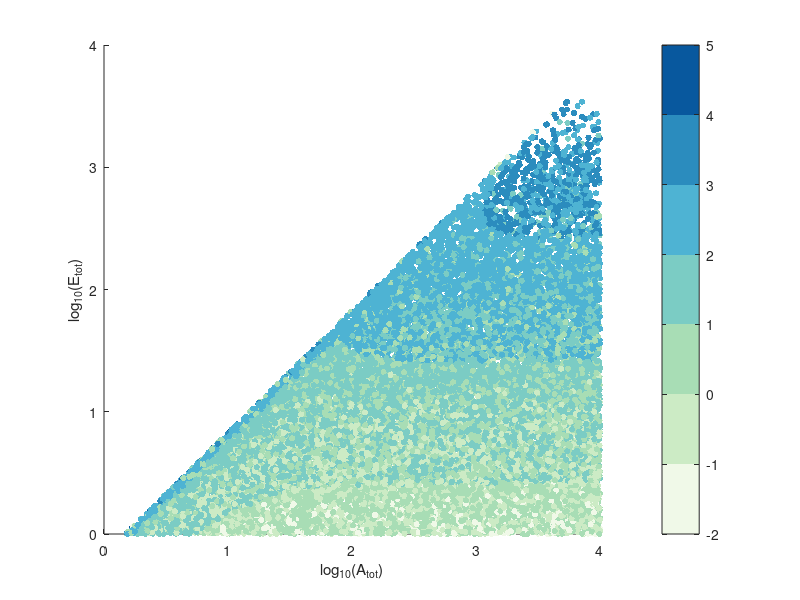
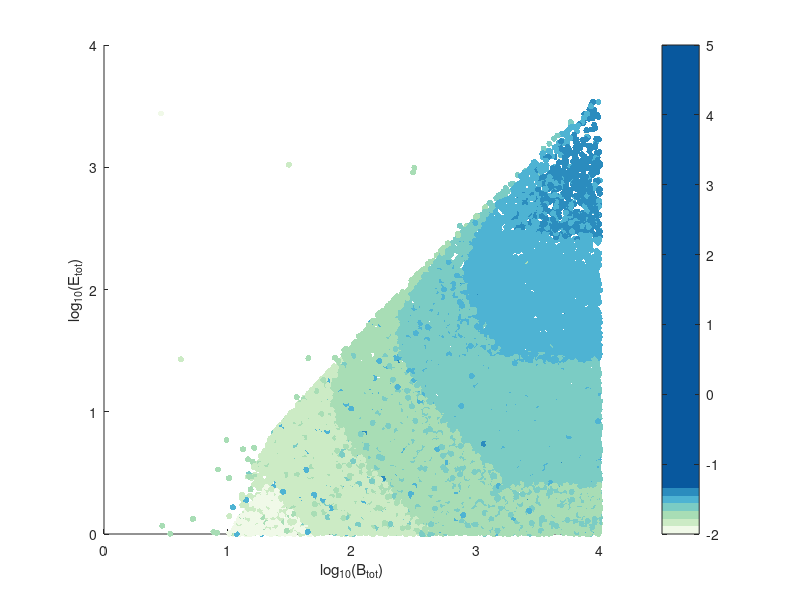
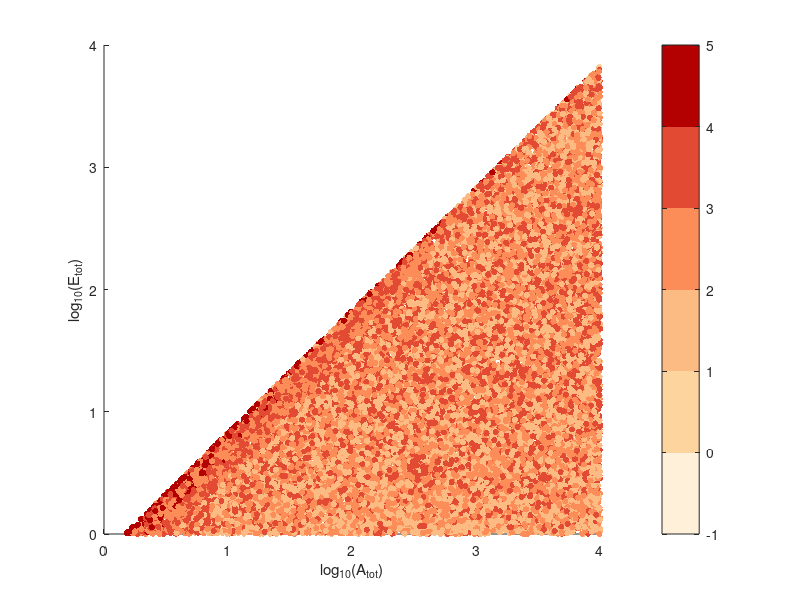
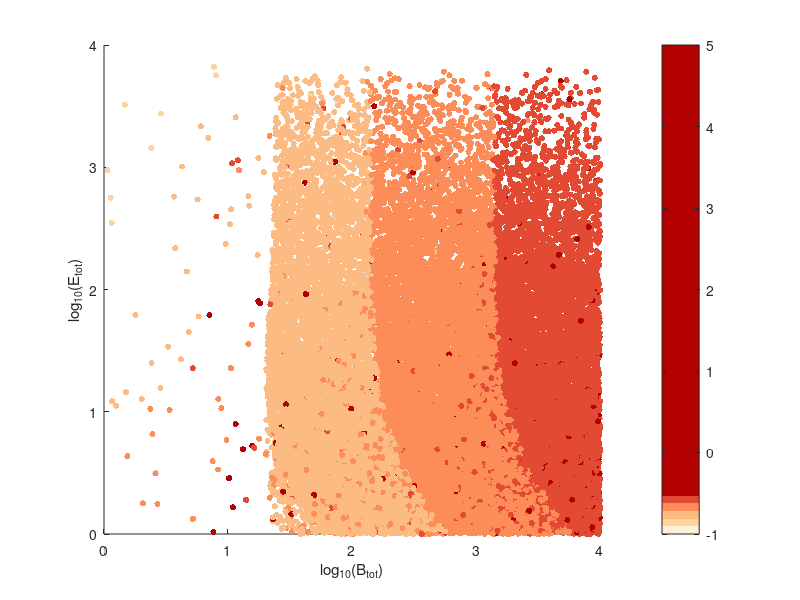

MATLAB code to generate these figures, in order:
% The script is used to generate scatter plots for Figures 7 (Ma RPA), 
% 8 (CC RPA), and 10 (MA vs CC RPA Range) of the manuscript. This script 
% loads the datasets used to examine the roles of total substrate and
% enzyme abundances on RPA presence and the RPA range. The magnitude of the
% range is represented by the colour, defined in the following section.

%% colors
customcolor1 = [240,249,232
204,235,197
168,221,181
123,204,196
78,179,211
43,140,190
8,88,158]./255;
customcolor2 = [254,240,217
253,212,158
253,187,132
252,141,89
227,74,51
179,0,0]./255;
customcolor3 = [255,255,178
254,204,92
253,141,60
240,59,32
189,0,38]./255;

%% figures
% complex complete: low sensitivity 
load CCRSTot RPASets
CCRange = RPASets(:,end) - RPASets(:,end-1); % find the range
CCRPASets = RPASets(CCRange>0,:); % find appropriate datasets with positive range
Range = CCRange(CCRange>0);
figure % Atot vs Etot
scatter(log10(CCRPASets(:,9)),log10(CCRPASets(:,11)),20,min([log10(Range), 5.*ones(size(Range))],[],2),'filled')
colorbar
caxis([-2,5]),colormap(customcolor1)
xlabel('log_{10}(A_{tot})'),ylabel('log_{10}(E_{tot})')
figure % Btot vs Etot
scatter(log10(CCRPASets(:,10)),log10(CCRPASets(:,11)),20,min([log10(Range), 5.*ones(size(Range))],[],2),'filled')
colorbar
caxis([-2,5]),colormap(customcolor1)
xlabel('log_{10}(B_{tot})'),ylabel('log_{10}(E_{tot})')

% Ma et al.: low sensitivity 
load MaRSTot RPASets
MaRange = RPASets(:,end) - RPASets(:,end-1); % find the range
MaRPASets = RPASets(MaRange>0,:); % find appropriate datasets with positive range
Range = MaRange(MaRange>0);
figure % Atot vs Etot
scatter(log10(MaRPASets(:,9)),log10(MaRPASets(:,11)),20,min([log10(Range), 5.*ones(size(Range))],[],2),'filled')
colorbar
caxis([-1,5]),colormap(customcolor2)
xlabel('log_{10}(A_{tot})'),ylabel('log_{10}(E_{tot})')
figure % Btot vs Etot
scatter(log10(MaRPASets(:,10)),log10(MaRPASets(:,11)),20,min([log10(Range), 5.*ones(size(Range))],[],2),'filled')
colorbar
caxis([-1,5]),colormap(customcolor2)
xlabel('log_{10}(B_{tot})'),ylabel('log_{10}(E_{tot})')

% range comparison for low sensitivity 
load CCRSTot RPASets
SharedParas = RPASets(MaRange>0 & CCRange>0,:); % find parameter sets where the range is positive in Ma and CC models
SharedRange = CCRange(MaRange>0 & CCRange>0)./MaRange(MaRange>0 & CCRange>0); % find positive ranges where the range is positive in Ma and CC models
SharedRange = max([SharedRange,1./SharedRange],[],2); % set the ranges to be always greater than 1 (i.e. large range / small range)
figure % Etot/Atot vs Etot/Btot
scatter(log10(SharedParas(:,11)./SharedParas(:,9)),log10(SharedParas(:,11)./SharedParas(:,10)),20,min([log10(SharedRange), 5.*ones(size(SharedRange))],[],2),'filled')
colorbar
caxis([0,5]),colormap(customcolor3)
xlabel('log_{10}(E_{tot}/A_{tot})'),ylabel('log_{10}(E_{tot}/B_{tot})')
ylim([-4,0])

% complex complete: high sensitivity 
load CCRSTot_SmallKm RPASets
CCRange = RPASets(:,end) - RPASets(:,end-1); % find the range
CCRPASets = RPASets(CCRange>0,:); % find appropriate datasets with positive range
CCRange = CCRange(CCRange>0);
figure % Atot vs Etot
scatter(log10(CCRPASets(:,9)),log10(CCRPASets(:,11)),20,min([log10(CCRange), 5.*ones(size(CCRange))],[],2),'filled')
colorbar
caxis([-2,5]),colormap(customcolor1)
xlabel('log_{10}(A_{tot})'),ylabel('log_{10}(E_{tot})')
figure % Btot vs Etot
scatter(log10(CCRPASets(:,10)),log10(CCRPASets(:,11)),20,min([log10(CCRange), 5.*ones(size(CCRange))],[],2),'filled')
colorbar
caxis([-2,5]),colormap(customcolor1)
xlabel('log_{10}(B_{tot})'),ylabel('log_{10}(E_{tot})')

% Ma et al.: high sensitivity 
load MaRSTot_SmallKm RPASets
MaRange = RPASets(:,end) - RPASets(:,end-1); % find the range
MaRPASets = RPASets(MaRange>0,:); % find appropriate datasets with positive range
MaRange = MaRange(MaRange>0);
figure % Atot vs Etot
scatter(log10(MaRPASets(:,9)),log10(MaRPASets(:,11)),20,min([log10(MaRange), 5.*ones(size(MaRange))],[],2),'filled')
colorbar
caxis([-1,5]),colormap(customcolor2)
xlabel('log_{10}(A_{tot})'),ylabel('log_{10}(E_{tot})')
figure
scatter(log10(MaRPASets(:,10)),log10(MaRPASets(:,11)),20,min([log10(MaRange), 5.*ones(size(MaRange))],[],2),'filled')
colorbar % Btot vs Etot
caxis([-1,5]),colormap(customcolor2)
xlabel('log_{10}(B_{tot})'),ylabel('log_{10}(E_{tot})')
